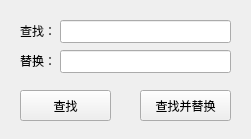
<?xml version="1.0" encoding="UTF-8"?>
<ui version="4.0">
 <class>Find</class>
 <widget class="QWidget" name="Find">
  <property name="geometry">
   <rect>
    <x>0</x>
    <y>0</y>
    <width>251</width>
    <height>139</height>
   </rect>
  </property>
  <property name="windowTitle">
   <string>Form</string>
  </property>
  <widget class="QPushButton" name="FindButton">
   <property name="geometry">
    <rect>
     <x>20</x>
     <y>90</y>
     <width>91</width>
     <height>31</height>
    </rect>
   </property>
   <property name="text">
    <string>查找</string>
   </property>
  </widget>
  <widget class="QLineEdit" name="find">
   <property name="geometry">
    <rect>
     <x>60</x>
     <y>20</y>
     <width>171</width>
     <height>23</height>
    </rect>
   </property>
  </widget>
  <widget class="QPushButton" name="findandchange">
   <property name="geometry">
    <rect>
     <x>140</x>
     <y>90</y>
     <width>91</width>
     <height>31</height>
    </rect>
   </property>
   <property name="text">
    <string>查找并替换</string>
   </property>
  </widget>
  <widget class="QLabel" name="label">
   <property name="geometry">
    <rect>
     <x>20</x>
     <y>20</y>
     <width>41</width>
     <height>21</height>
    </rect>
   </property>
   <property name="text">
    <string>查找：</string>
   </property>
  </widget>
  <widget class="QLabel" name="label_2">
   <property name="geometry">
    <rect>
     <x>20</x>
     <y>50</y>
     <width>41</width>
     <height>21</height>
    </rect>
   </property>
   <property name="text">
    <string>替换：</string>
   </property>
  </widget>
  <widget class="QLineEdit" name="change">
   <property name="geometry">
    <rect>
     <x>60</x>
     <y>50</y>
     <width>171</width>
     <height>23</height>
    </rect>
   </property>
  </widget>
 </widget>
 <resources/>
 <connections/>
</ui>
